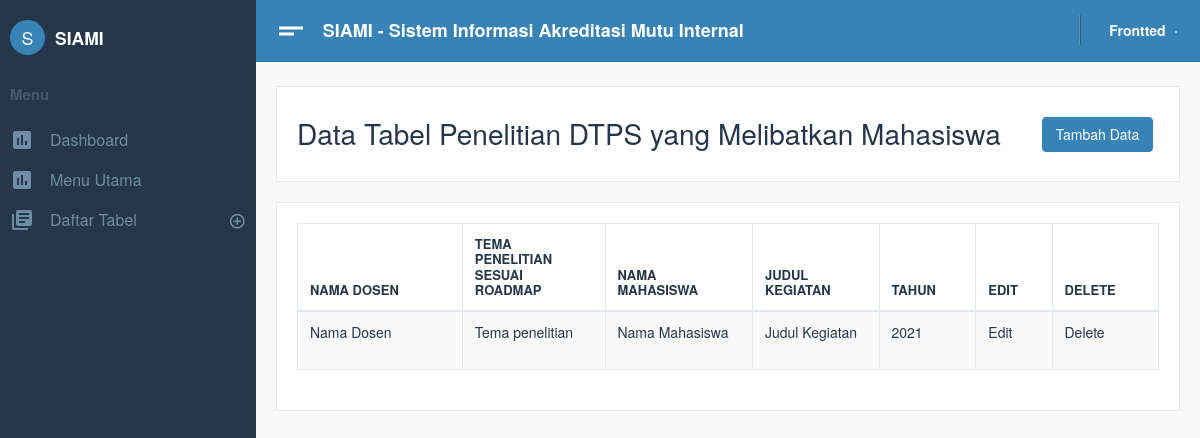
The app's page /Siami/home/index.php?p=tbl_penelitian_dtps_mhs, older data.
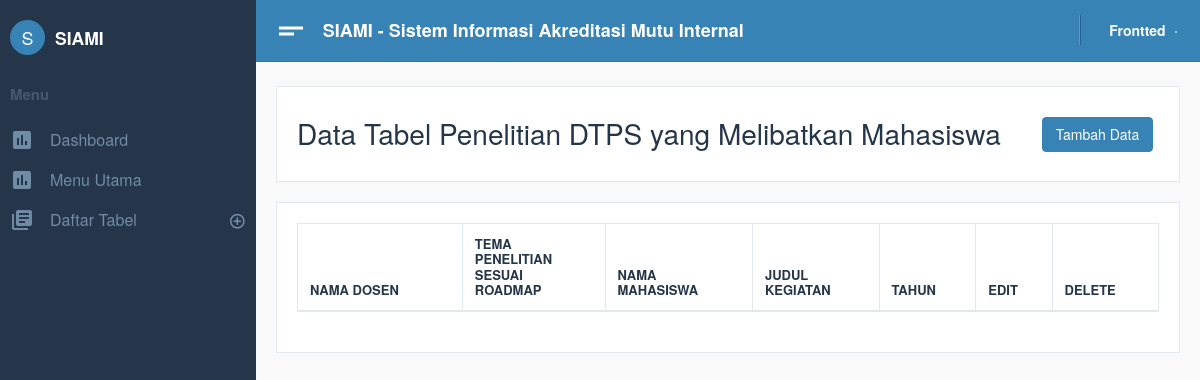
The same page, newer data.
### tables this page shows
CREATE TABLE `tbl_pen_dtps_mhs` (
  `id_pen_dtps_mhs` int(5) NOT NULL,
  `nama_dosen` varchar(255) DEFAULT NULL,
  `tema_pen` varchar(255) DEFAULT NULL,
  `nama_mhs` varchar(255) DEFAULT NULL,
  `judul_keg` varchar(255) DEFAULT NULL,
  `tahun` int(5) DEFAULT NULL
);

### Siami/home/tbl_penelitian_dtps_mhs.php (the view, shortened to what this page needs)
<div class="card text-left">
    <div class="card-body">
        <div class="row">
            <div class="col-sm-10 mt-2">
                <h2>Data Tabel Penelitian DTPS yang Melibatkan Mahasiswa
                </h2>
            </div>
            <div class="col-sm-2 mt-2">
                <button class="btn btn-primary">Tambah Data</button>
            </div>
        </div>
    </div>
</div>
<?php
   include "../config/database.php";
   $query = mysqli_query($db, "SELECT * FROM  tbl_pen_dtps_mhs");
   ?>
<div class="card">
    <div class="card-body">
        <div id="example_wrapper" class="dataTables_wrapper dt-bootstrap4">
            <div class="row">
                <div class="col-sm-12">
                    <table style="width: 100%;" id="example" class="table table-hover table-striped table-bordered dataTable dtr-inline" role="grid" aria-describedby="example_info">
                        <thead>
                            <tr role="row">
                                <th style="width: 118.2px;">Nama Dosen </th>
                                <th style="width: 82.2px;">Tema Penelitian sesuai Roadmap </th>
                                <th style="width: 63.2px;">Nama Mahasiswa</th>
                                <th style="width: 63.2px;">Judul Kegiatan</th>
                                <th style="width: 63.2px;">Tahun</th>
                                <th style="width: 40.2px;">Edit </th>
                                <th style="width: 40.2px;">Delete </th>
                            </tr>
                        </thead>
                        <tbody>
                            <?php
                               while ($data = mysqli_fetch_array($query)) {
                               ?>
                                <tr role="row" class="odd" style="font-size: 14px;">
                                    <td>
                                        <p class="text-break"><?php echo $data["nama_dosen"]; ?></p>
                                    </td>
                                    <td>
                                        <p class="text-break"><?php echo $data["tema_pen"]; ?></p>
                                    </td>
                                    <td>
                                        <p class="text-break"><?php echo $data["nama_mhs"]; ?></p>
                                    </td>
                                    <td>
                                        <p class="text-break"><?php echo $data["judul_keg"]; ?></p>
                                    </td>
                                    <td>
                                        <p class="text-break"><?php echo $data["tahun"]; ?></p>
                                    </td>
                                    <td>
                                        <p class="text-break">Edit</p>
                                    </td>
                                    <td>
                                        <p class="text-break">Delete</p>
                                    </td>
                                </tr>
                            <?php } ?>
                        </tbody>
                    </table>
                </div>
            </div>
        </div>
    </div>
</div>

Row changes from the older to the newer data that the page shows:
removed tbl_pen_dtps_mhs: nama_dosen "Nama Dosen", tema_pen "Tema penelitian", nama_mhs "Nama Mahasiswa", judul_keg "Judul Kegiatan", tahun "2021"
